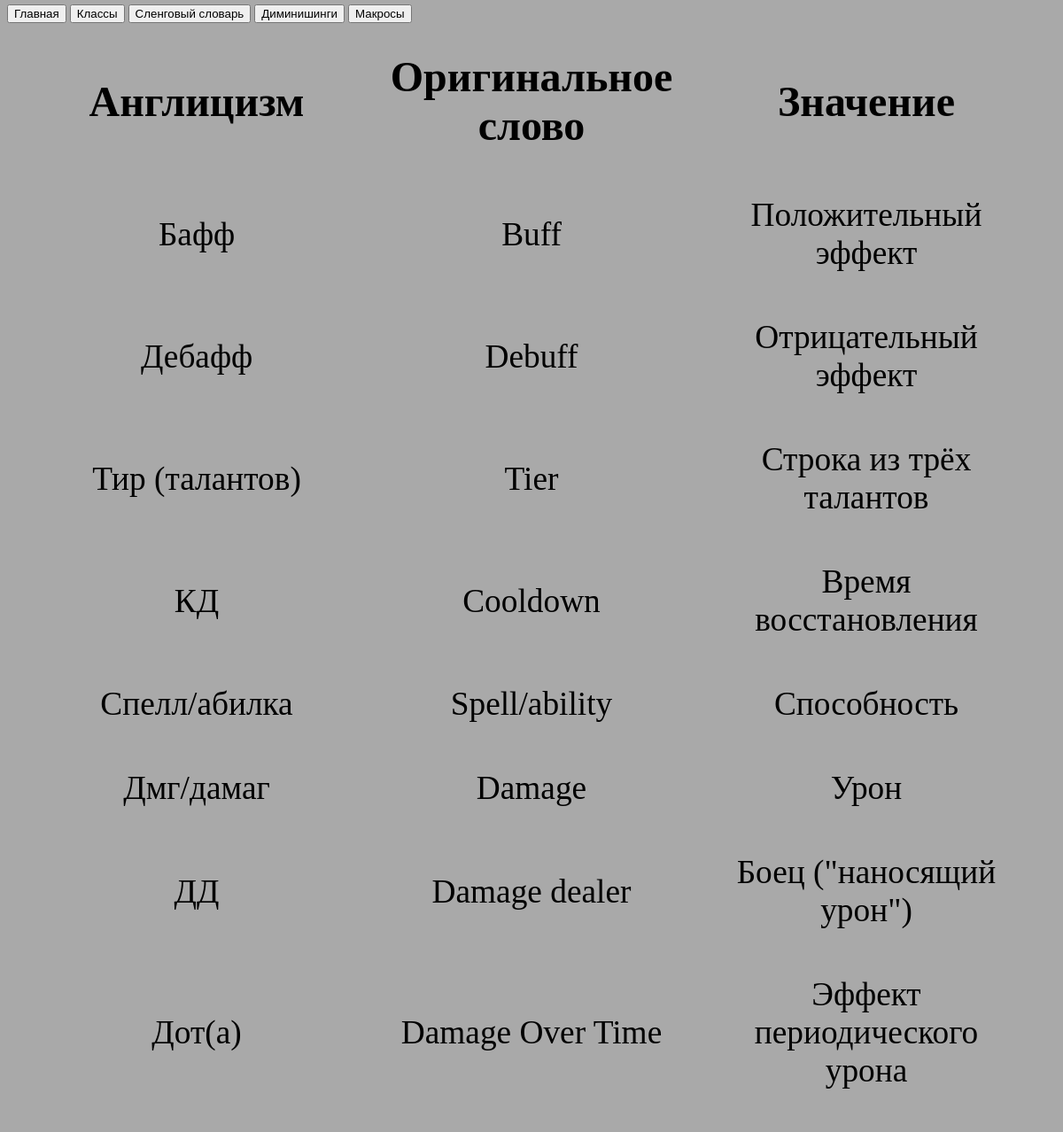
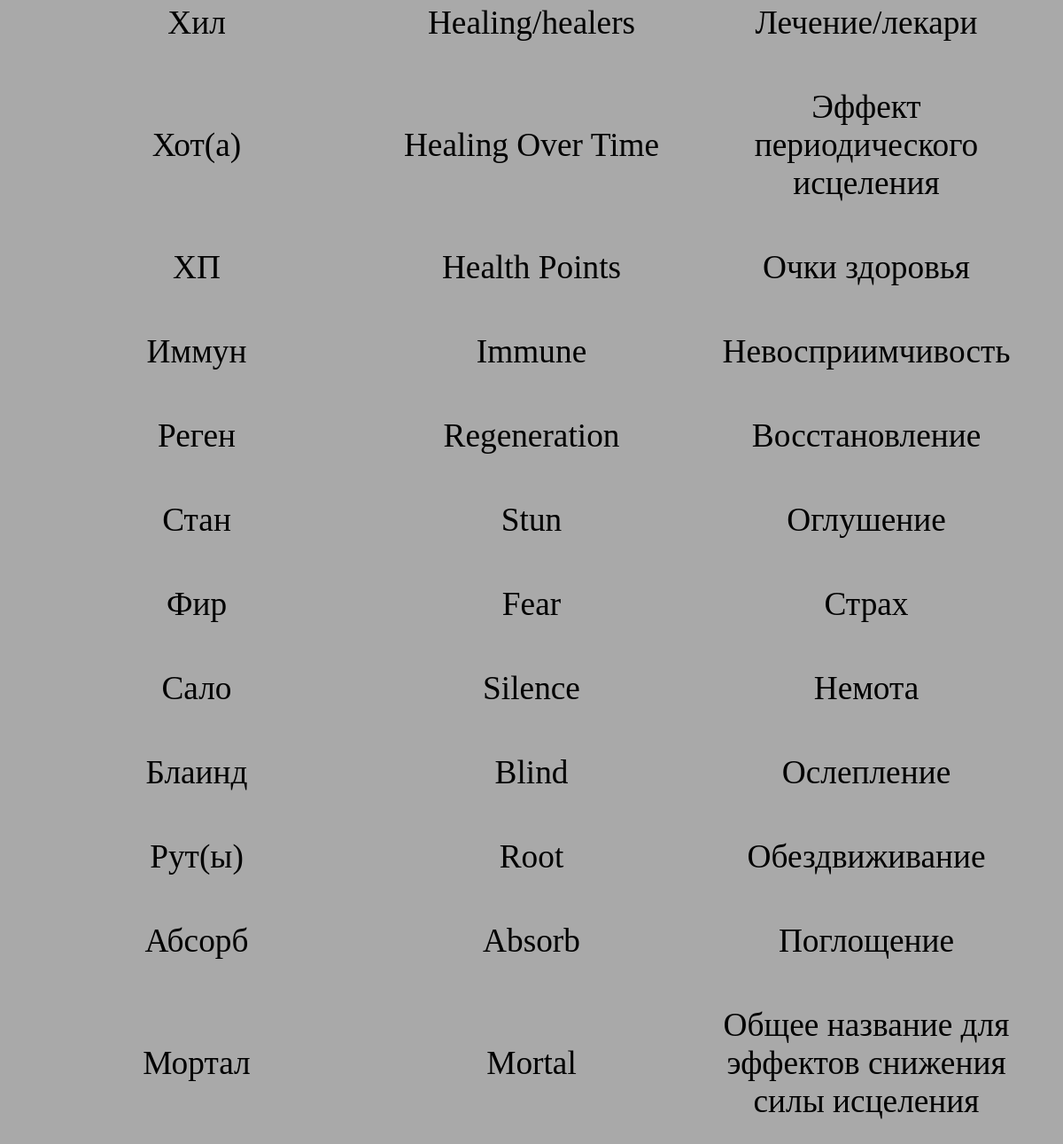
The page /slang/ on the database its author committed (2 pictures, top to bottom).
### main/models.py (models this page shows, shortened)
class Slang(models.Model):
    slang = models.CharField(max_length=100)
    original = models.CharField(max_length=100)
    translation = models.CharField(max_length=100)

### main/views.py (the view)
# urls.py: path('slang/', views.slang, name='slang'),
def slang(request):
    return render(request, 'main/slang.html')

### main/templatetags/slang.py (called while the page is built)
@register.simple_tag
def counter():
    count = Slang.objects.count()
    massive = [i+1 for i in range(count)]
    return massive

@register.simple_tag
def get_slang(num):
    return Slang.objects.get(pk = num)

### main/templates/main/slang.html (shortened to what this page needs)
{% load static %}
{% load slang %}
<link rel="stylesheet" type="text/css" href="{% static 'main/style_slang.css' %}">
<header>
    <button onclick="window.location.href='/'" class="button col-1-5">Главная</button>
    <button onclick="window.location.href='/classes'" class="button col-1-5">Классы</button>
    <button onclick="window.location.href='/slang'" class="button col-1-5">Сленговый словарь</button>
    <button onclick="window.location.href='/diminishing'" class="button col-1-5">Диминишинги</button>
    <button onclick="window.location.href='/macro'" class="button col-1-5">Макросы</button>
</header>
<html>
<head>
</head>
<body>
  <center>
    <table>
      <tr>
        <th>
          Англицизм
        </th>
        <th>
          Оригинальное слово
        </th>
        <th>
          Значение
        </th>
      </tr>
      {% counter as counter %}
      {% for i in counter %}
        {% get_slang num=i as current_slang %}
        <tr>
          <td>
            {{ current_slang.slang }}
          </td>
          <td>
            {{ current_slang.original }}
          </td>
          <td>
            {{ current_slang.translation }}
          </td>
        </tr>
      {% endfor %}
    </table>
  </center>
</body>
</html>

### main/static/main/style_slang.css (style rules this page uses)
html { background-color: DarkGrey; }
header { grid-area: header; display: block; position: fixed; top: 5; }
table { border-spacing: 50px; width: 100%; table-layout: fixed; }
table th { font-size: 36pt; vertical-align: middle; text-align: center; }
table td { font-size: 28pt; text-align: center; vertical-align: middle; width: 33.33%; }

### rows shown on the page
Slang: slang "Бафф", original "Buff", translation "Положительный эффект"
Slang: slang "Дебафф", original "Debuff", translation "Отрицательный эффект"
Slang: slang "Тир (талантов)", original "Tier", translation "Строка из трёх талантов"
Slang: slang "КД", original "Cooldown", translation "Время восстановления"
Slang: slang "Спелл/абилка", original "Spell/ability", translation "Способность"
Slang: slang "Дмг/дамаг", original "Damage", translation "Урон"
Slang: slang "ДД", original "Damage dealer", translation "Боец (\"наносящий урон\")"
Slang: slang "Дот(а)", original "Damage Over Time", translation "Эффект периодического урона"
Slang: slang "Хил", original "Healing/healers", translation "Лечение/лекари"
Slang: slang "Хот(а)", original "Healing Over Time", translation "Эффект периодического исцеления"
Slang: slang "ХП", original "Health Points", translation "Очки здоровья"
Slang: slang "Иммун", original "Immune", translation "Невосприимчивость"
Slang: slang "Реген", original "Regeneration", translation "Восстановление"
Slang: slang "Стан", original "Stun", translation "Оглушение"
Slang: slang "Фир", original "Fear", translation "Страх"
Slang: slang "Сало", original "Silence", translation "Немота"
Slang: slang "Блаинд", original "Blind", translation "Ослепление"
Slang: slang "Рут(ы)", original "Root", translation "Обездвиживание"
Slang: slang "Абсорб", original "Absorb", translation "Поглощение"
Slang: slang "Мортал", original "Mortal", translation "Общее название для эффектов снижения силы исцеления"
